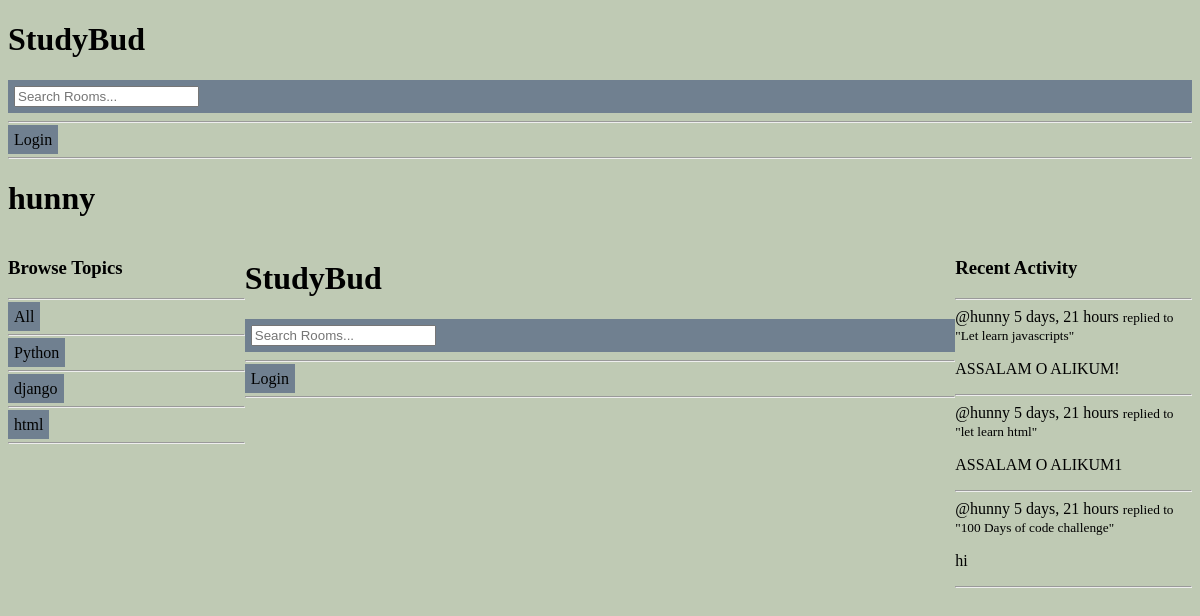
The page /profile/8/ on the database its author committed.
### base/models.py (models this page shows, shortened)
class Topic(models.Model):
    name =models.CharField(max_length=200)

class Message(models.Model):
    user = models.ForeignKey(User, on_delete=models.CASCADE)
    room = models.ForeignKey(Room, on_delete=models.CASCADE)
    body = models.TextField()
    updated = models.DateTimeField(auto_now=True)
    created =models.DateTimeField(auto_now_add=True)
    class Meta:
        ordering = ['-updated', '-created']
    def __str__(self):
        return self.body[0:50]

class Room(models.Model):
    host =  models.ForeignKey(User, on_delete=models.SET_NULL, null= True)
    topic =  models.ForeignKey(Topic, on_delete=models.SET_NULL, null= True)
    name = models.CharField(max_length=200)
    description = models.TextField(null=True, blank=True)
    participants = models.ManyToManyField(User, related_name='Participants', blank= True)
    updated = models.DateTimeField(auto_now=True)
    created =models.DateTimeField(auto_now_add=True)
    class Meta:
        ordering = ['-updated', '-created']
    def __str__(self):
        return self.name

### base/views.py (the view)
# urls.py: path('profile/<str:pk>/', views.userProfile, name="user-profile"),
def userProfile(request, pk ):
  user = User.objects.get(id=pk)
  rooms= user.room_set.all()
  room_messages = user.message_set.all()
  topics =Topic.objects.all()
  context = {'user': user, 'rooms':rooms, "room_messages":room_messages, "topics": topics}
  return render(request, 'base/profile.html', context)

### base/templates/base/profile.html (shortened to what this page needs)
{% extends 'main.html' %}
{% block content%}
<h1> {{user.username}} </h1>
<div class="profile-container">
    <div>
        {% include 'base/topics_component.html' %}
    </div>
    <div>
        {% include 'base/feed_component.html' %}
    <div>
        {% include 'base/activity_component.html' %}
    </div>
{% endblock content%}

### base/templates/base/topics_component.html (shortened to what this page needs)
<div class="container" id="cont1">
       <h3> Browse Topics </h3>
       <hr>
       <div>
             <a href="{%url 'home' %}" class="btn"> All</a>
             <hr>
        </div>
        {% for topic in topics%}
        <div>
             <a href="{%url 'home' %}?q={{topic.name}}"  class="btn"> {{topic.name}}</a>
             <hr>
        </div>
        {%endfor%}
</div>

### base/templates/base/activity_component.html (shortened to what this page needs)
<div class="container" id="cont1">
<h3> Recent Activity </h3>
<hr>
{% for message in room_messages%}
    <div>
        <small<a href="{% url 'user-profile'  message.user.id %}" >@{{message.user}}</a> {{message.created|timesince}}</small>
        <small> replied to "{{message.room}}" </small>
        <p> {{message}}</p>
        <hr>
    </div>
{% endfor%}
</div>

### static/styles/main.css (style rules this page uses)
body { border: 2px red; background-color: rgba(104, 129, 78, 0.418); padding: 34; margin: 34; }

### templates/main.html (style rules this page uses)
.btn { background-color: slategrey; }

### templates/navbar.html (style rules this page uses)
a { text-decoration: none; color: black; }
.btn { background-color: slategrey; padding: 6px; border:none; cursor=pointer; font-size=18px; border-radius=4px; }

### base/templates/base/profile.html (style rules this page uses)
.profile-container { display: grid; grid-template-columns:1fr 3fr 1fr; }

### base/templates/base/topics_component.html (style rules this page uses)
a { text-decoration: none; color: black; }
.btn { background-color: blue; padding: 6px; border:none; cursor=pointer; font-size=18px; border-radius=4px; }

### base/templates/base/feed_component.html (style rules this page uses)
a { text-decoration: none; color: black; }
.btn { background-color: slategrey; padding: 6px; border:none; cursor=pointer; font-size=18px; border-radius=4px; }

### base/templates/base/activity_component.html (style rules this page uses)
a { text-decoration: none; color: black; }
.btn { background-color: slategrey; padding: 6px; border:none; cursor=pointer; font-size=18px; border-radius=4px; }

### rows shown on the page
Topic: name "Python"
Topic: name "django"
Topic: name "html"
Message: user "hunny", created "5 days, 21 hours", room "Let learn javascripts", body "ASSALAM O ALIKUM!"
Message: user "hunny", created "5 days, 21 hours", room "let learn html", body "ASSALAM O ALIKUM1"
Message: user "hunny", created "5 days, 21 hours", room "100 Days of code challenge", body "hi"

### other values the page prints
{{ user.username }} "hunny"
